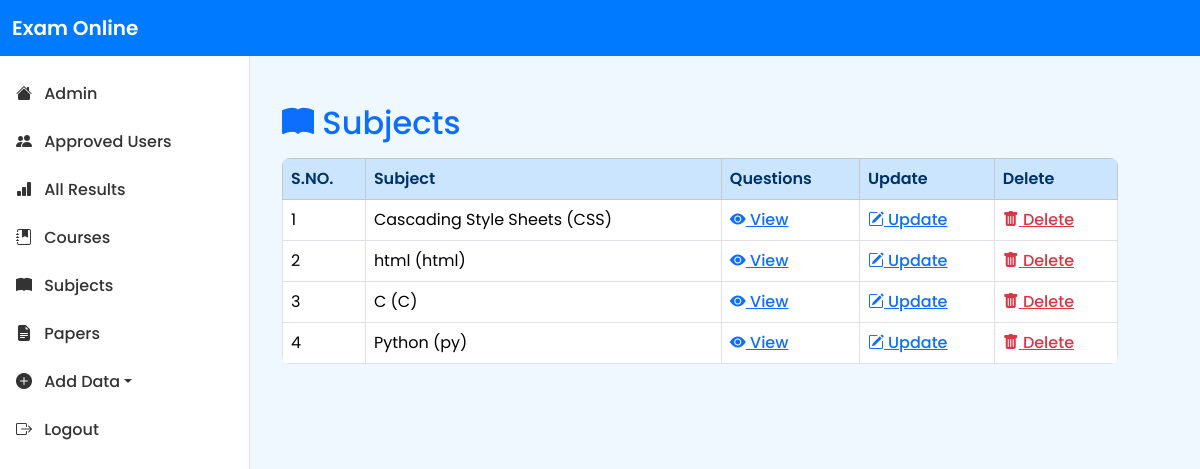
The app's page /examapp/subjects, older data.
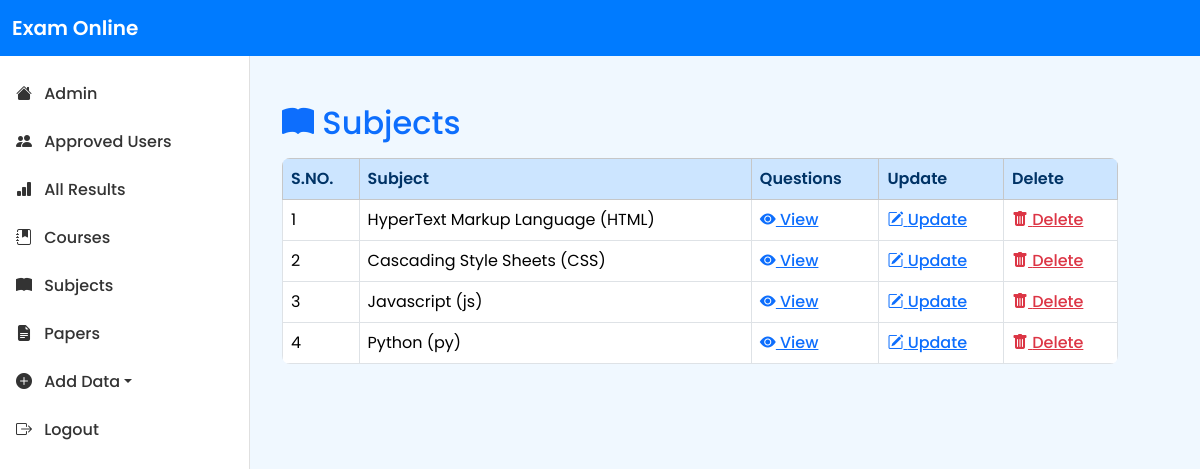
The same page, newer data.
### examapp/models.py (models this page shows, shortened)
class subjectmodel(models.Model):
    name = models.CharField(max_length=100, unique=True)
    short_name=models.CharField(max_length=50)

### examapp/views.py (the view)
# urls.py: path('subjects',views.subjects),
def subjects(request):
    subjects=subjectmodel.objects.all()
    return render(request, 'subject.html', {'subjects':subjects})

### examapp/templates/subject.html (shortened to what this page needs)
{% load static %}
<!DOCTYPE html>
<html lang="en">
<head>
    <link rel="stylesheet" href="{% static 'examapp/css/bootstrap.min.css' %}" />
    <link href="https://cdn.jsdelivr.net/npm/bootstrap-icons@1.10.5/font/bootstrap-icons.css" rel="stylesheet" />
    <link rel="stylesheet" href="{% static 'examapp/css/onlineadmin.css' %}">
</head>
<body>
    <nav class="navbar navbar-expand-lg bg-info fixed-top">
        <div class="container-fluid">
            <a class="navbar-brand text-white" href="/examapp/admin/101"> Exam Online </a>
        </div>
    </nav>
    <div class="sidebar d-none d-lg-block">
        <ul class="navbar-nav flex-column">
            <li class="nav-item active"><a class="nav-link" href="/examapp/admin/101"><i class="bi bi-house-fill"></i>
                    Admin</a></li>
            <li class="nav-item"><a class="nav-link" href="/examapp/viewusers"><i class="bi bi-people-fill"></i>
                    Approved Users</a></li>
            <li class="nav-item"><a class="nav-link" href="/examapp/allresults"><i class="bi bi-bar-chart-fill"></i> All
                    Results</a></li>
            <li class="nav-item"><a class="nav-link" href="/examapp/courses"><i class="bi bi-journal-bookmark-fill"></i>
                    Courses</a></li>
            <li class="nav-item"><a class="nav-link" href="/examapp/subjects"><i class="bi bi-book-fill"></i>
                    Subjects</a></li>
            <li class="nav-item"><a class="nav-link" href="/examapp/paper"><i class="bi bi-file-earmark-text-fill"></i>
                    Papers</a></li>
            <li class="nav-item dropdown">
                <a class="nav-link dropdown-toggle" data-bs-toggle="dropdown" href="#"><i
                        class="bi bi-plus-circle-fill"></i> Add Data</a>
            </li>
            <li class="nav-item"><a class="nav-link" href="/examapp/home"><i class="bi bi-box-arrow-right"></i>
                    Logout</a></li>
        </ul>
    </div>
    <div class="admindata container-fluid">
        <div class="container my-4">
            {% if subjects %}
            <h2 class="text-primary mb-3"><i class="bi bi-book-fill"></i> Subjects</h2>
            <div class="table-responsive">
                <table class="table table-hover table-bordered">
                    <thead class="table-light">
                        <tr>
                            <th>S.NO.</th>
                            <th>Subject</th>
                            <th>Questions</th>
                            <th>Update</th>
                            <th>Delete</th>
                        </tr>
                    </thead>
                    <tbody>
                        {% for subject in subjects %}
                        <tr>
                            <td>{{ forloop.counter }}</td>
                            <td>{{ subject.name }} ({{ subject.short_name }})</td>
                            <td><a href="/examapp/subjectpaper/{{ subject.id }}" class="btn-none"><i
                                        class="bi bi-eye-fill"></i> View</a></td>
                            <td><a href="/examapp/editsubject/{{ subject.id }}" class="btn-none"><i
                                        class="bi bi-pencil-square"></i> Update</a></td>
                            <td><button onclick="conform(this)" id="{{ subject.id }}" value="subjects"
                                    class="btn-none text-danger"><i class="bi bi-trash-fill"></i> Delete</button></td>
                        </tr>
                        {% endfor %}
                    </tbody>
                </table>
            </div>
            {% endif %}
        </div>
    </div>
</body>
</html>

Row changes from the older to the newer data that the page shows:
removed subjectmodel: name "html", short_name "html"
removed subjectmodel: name "C", short_name "C"
added subjectmodel: name "HyperText Markup Language", short_name "HTML"
added subjectmodel: name "Javascript", short_name "js"
